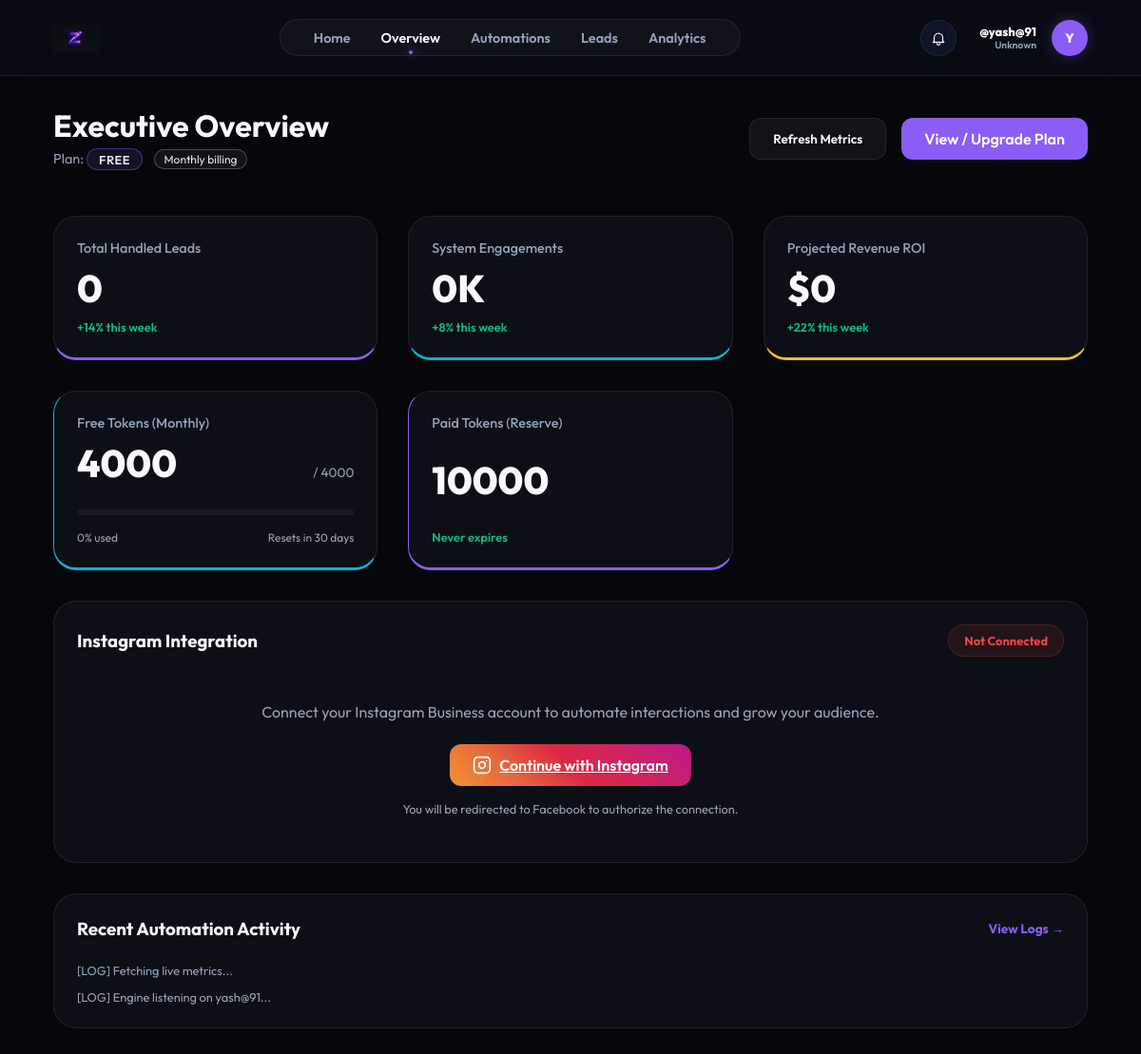
Page /dashboard (signed in) on the earlier database version.
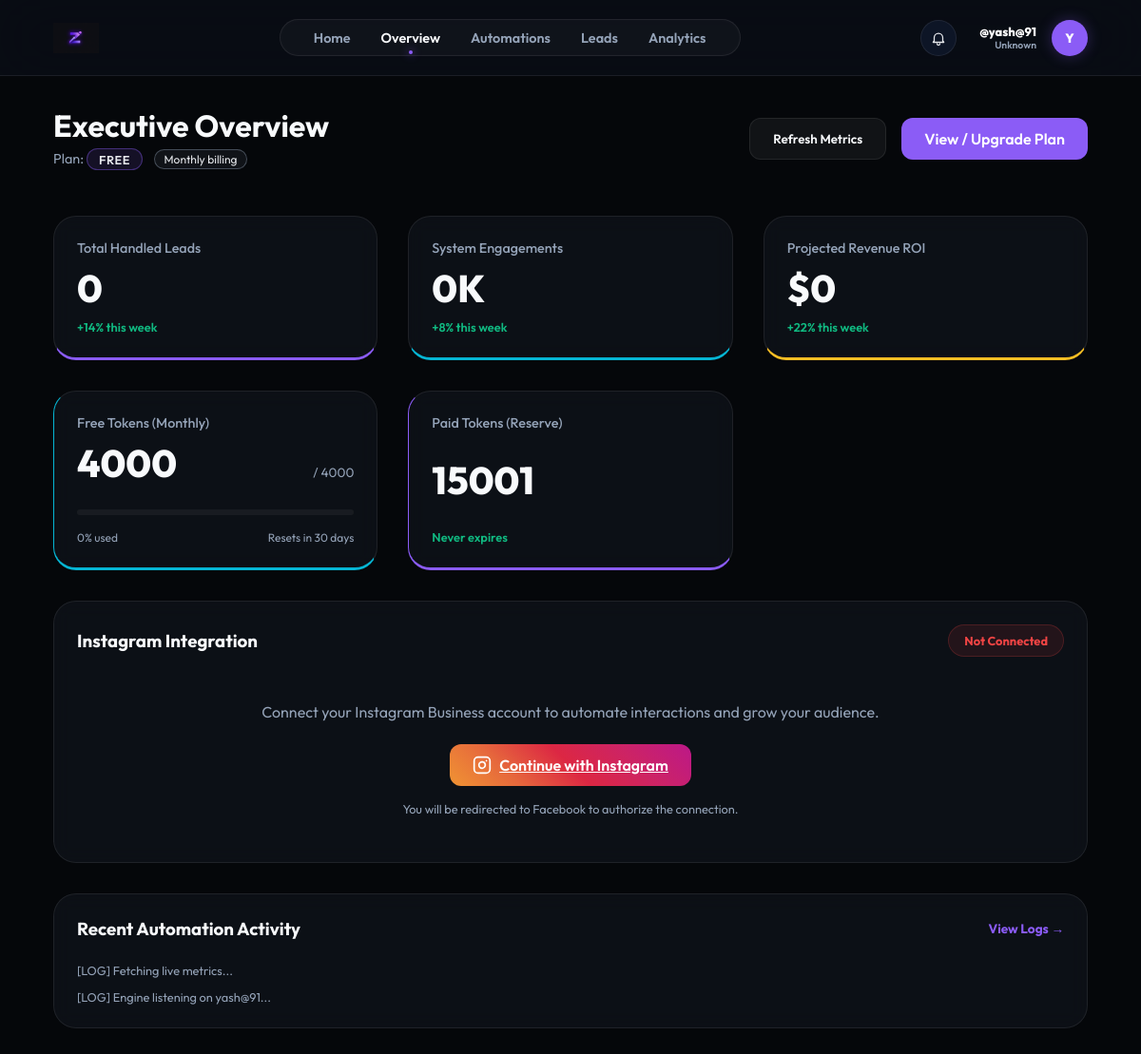
Same page on the later database version.
### models.py (models this page shows)
class User(db.Model):
    id = db.Column(db.Integer, primary_key=True)
    username = db.Column(db.String(80), unique=True, nullable=False)
    email = db.Column(db.String(120), unique=True)
    password_hash = db.Column(db.String(256))
    full_name = db.Column(db.String(100))
    fb_user_id = db.Column(db.String(120), unique=True)
    ig_user_id = db.Column(db.String(120), unique=True)
    fb_access_token = db.Column(db.Text)
    ig_access_token = db.Column(db.Text)
    token_expires_at = db.Column(db.DateTime)
    ig_username = db.Column(db.String(100))  # Store Instagram username separately
    ig_password_encrypted = db.Column(db.Text)  # Encrypted password
    ig_session_data = db.Column(db.Text)  # Store session data for direct API
    plan = db.Column(db.String(50), default="Free")
    used_founding_coupon = db.Column(db.Boolean, default=False)
    niche = db.Column(db.String(50))
    bio = db.Column(db.Text)
    avatar = db.Column(db.String(10))
    followers = db.Column(db.Integer, default=0)
    following = db.Column(db.Integer, default=0)
    free_tokens = db.Column(db.Integer, default=4000)
    paid_tokens = db.Column(db.Integer, default=0)
    tokens_reset_at = db.Column(db.DateTime, default=datetime.utcnow)
    is_admin = db.Column(db.Boolean, default=False)
    funnels = db.relationship('Funnel', backref='owner', lazy=True)
    leads = db.relationship('Lead', backref='owner', lazy=True)

### app.py (the view)
@app.route('/dashboard')
def dashboard():
    ctx = get_dashboard_context()
    if not ctx: return redirect(url_for('login_ui'))
    return render_template('dashboard.html', **ctx)

### templates/dashboard.html (shortened to what the changed rows need)
{% extends "base.html" %}
{% block content %}
<header class="top-bar">
    <div>
        <h1>Executive Overview</h1>
        <div
            style="margin-top: 0.25rem; font-size: 0.9rem; color: var(--text-secondary); display:flex; gap:0.75rem; align-items:center;">
            <span>
                Plan:
                <span
                    style="display: inline-block; padding: 0.15rem 0.75rem; border-radius: 999px; background: rgba(139,92,246,0.12); border: 1px solid rgba(139,92,246,0.4); color: #e5e7eb; font-weight: 600; font-size: 0.8rem; text-transform: uppercase; letter-spacing: 0.04em;">
                    {{ user.plan or 'Free' }}
                </span>
            </span>
        </div>
    </div>
</header>
<section class="dashboard-grid">
    <div class="card stat-card glow-purple">
        <h2 class="stat-value">{{ stats.total_leads }}</h2>
    </div>
    <div class="card stat-card glow-cyan">
        <h2 class="stat-value">{{ stats.engagements }}</h2>
    </div>
    <div class="card stat-card glow-gold">
        <h2 class="stat-value">{{ stats.revenue_roi }}</h2>
    </div>
    <div class="card stat-card glow-cyan" style="border-left-color: #06b6d4;">
        <div style="display: flex; justify-content: space-between; align-items: baseline;">
            <h2 class="stat-value" id="free-tokens-count">{{ user.free_tokens }}</h2>
            <span style="font-size: 0.85rem; color: var(--text-secondary);">/ 4000</span>
        </div>
            {% set used_percentage = ((4000 - user.free_tokens) / 4000 * 100)|round|int %}
    </div>
    <div class="card stat-card glow-purple" style="border-left-color: #8b5cf6;">
        <p class="stat-label">Paid Tokens (Reserve)</p>
        <h2 class="stat-value" id="paid-tokens-count">{{ user.paid_tokens }}</h2>
        <span class="stat-trend positive">Never expires</span>
    </div>
    <div class="card activity-card full-width">
        <div id="mini-log"
            style="display: flex; flex-direction: column; gap: 0.75rem; font-family: 'Fira Code', monospace; font-size: 0.8rem;">
            <span style="color: var(--text-secondary);">[LOG] Fetching live metrics...</span>
            <span style="color: var(--text-secondary);">[LOG] Engine listening on {{ user.username }}...</span>
        </div>
    </div>
</section>
{% endblock %}

### templates/base.html (shortened to what this page needs)
<!DOCTYPE html>
<html lang="en">
<head>
    <link rel="stylesheet" href="{{ url_for('static', filename='css/style.css') }}">
</head>
<body>
    <nav class="top-nav">
        <a href="/dashboard" class="nav-brand">
            <img src="{{ url_for('static', filename='img/logo.png') }}" alt="ZenFlow"
                style="height: 32px; width: auto;">
        </a>
        <div class="nav-links">
            <a href="/" class="nav-link {% if request.path == '/' %}active{% endif %}">Home</a>
            <a href="/dashboard" class="nav-link {% if request.path == '/dashboard' %}active{% endif %}">Overview</a>
            <a href="/automations"
                class="nav-link {% if request.path == '/automations' %}active{% endif %}">Automations</a>
            <a href="/leads" class="nav-link {% if request.path == '/leads' %}active{% endif %}">Leads</a>
            <a href="/analytics" class="nav-link {% if request.path == '/analytics' %}active{% endif %}">Analytics</a>
        </div>
        <div class="nav-user" style="position: relative;">
            <button id="notif-bell" aria-label="Notifications"
                style="width:38px; height:38px; border-radius:999px; border:1px solid var(--glass-border); background:rgba(15,23,42,0.9); display:flex; align-items:center; justify-content:center; cursor:pointer; padding:0; margin-right: 0.5rem;">
            </button>
            <div class="nav-user" style="position: relative; cursor: pointer;" onclick="toggleProfileDropdown(event)">
                <div style="text-align: right;">
                    <p style="font-size: 0.8rem; font-weight: 800; margin: 0; color: white;">@{{ user.username }}</p>
                    <p style="font-size: 0.65rem; color: {{ user.niche_color }}; margin: 0; font-weight: 600;">{{
                        user.niche
                        }}</p>
                </div>
                <div class="nav-avatar">{{ user.avatar or user.username[0]|upper }}</div>
            </div>
    </nav>
    <div class="app-container">
        <main class="main-content">
            {% block content %}{% endblock %}
        </main>
    </div>
</body>
</html>

Differences in the rows shown:
changed User "yash@91": paid_tokens "10000" → "15001"
